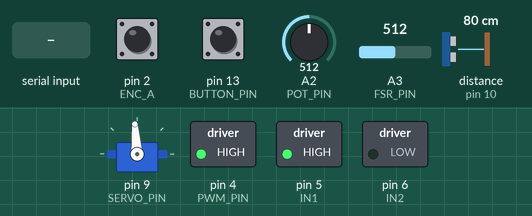
Recording of a sketch running on a simulated Arduino Uno, built with avr-gcc and run on an emulated ATmega328P. On the bench: servo, switched loads named in the sketch (green lamp = pin HIGH). Wiring (inferred from the names in the program): ultrasonic range finder: trigger pin 11; echo pin 10. The inputs (shaded band) are chosen by the test bench; at power-on: pin 2 (ENC_A) HIGH, pin 13 (BUTTON_PIN) LOW, A2 (POT_PIN) = 512, A3 (FSR_PIN) = 512, distance to the obstacle (sensor on pin 10) 80 cm. The echo pulse lasts 58.3 µs per cm; pins used as bus, display or sensor lines are not drawn; what the sketch prints to the serial monitor is not drawn.

Above: at 1.2 s.
1.3 s: "servo:150\n" received over Serial
At 2.3 s:
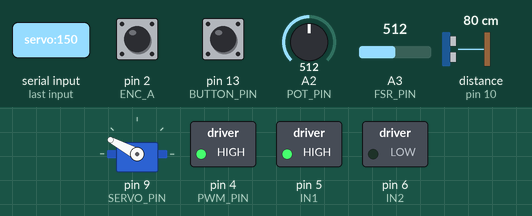
2.9 s: "servo:1\n" received over Serial
At 4.3 s:
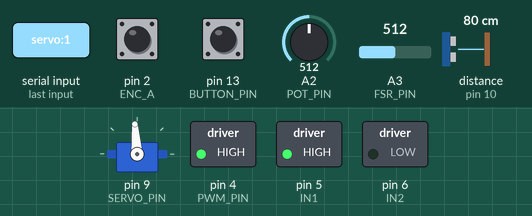
Timing chart, 0 to 5.9 s (numbered marks = the images above; inputs shaded):
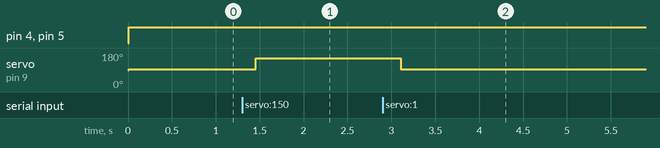

The sketch:

motor_lab_gui_arduino.ino
```cpp
#include <Servo.h>
#include <util/atomic.h>


//Servo
Servo myservo;
const uint16_t SERVO_PIN = 9;
////

//potentiometer
const uint16_t POT_PIN = A2;
uint16_t pot_deg = 0;
////

//ping sensor
const uint16_t PING_ECHO_PIN = 10;
const uint16_t PING_TRIG_PIN = 11;
const uint16_t SPEED_SOUND = 34;
const uint16_t MAX_PING_DISTANCE = 184;
uint32_t ping_distance = 0;
////

//fsr
const uint16_t FSR_PIN = A3;
uint32_t fsr_reading;
////

//stepper motor pins
const uint16_t STEP_PIN = 8;
const uint16_t STEP_DIR_PIN = 7;
const uint16_t STEP_EN_PIN = 12;

//stepper motor vars
uint16_t step_en_state = 0;
const uint16_t STEPS_PER_REV = 200;
uint32_t curr_step_angle = 0;
int curr_step_count = 0;
uint16_t step_dir = 0; //0 for CW, 1 for CCW

int target_pos = map(90, 0, 360, 0, 800);

////

//push button (will toggle step_en_state)
const uint16_t BUTTON_PIN = 13;
uint16_t button_state = LOW;
uint16_t last_button_state = LOW;

uint32_t last_debounce_time = 0;
uint32_t debounce_delay = 50; //in ms
////

//DC Motor pins
const uint16_t ENC_A = 2;
const uint16_t ENC_B = 3;
const uint16_t PWM_PIN = 4;
const uint16_t IN1 = 5;
const uint16_t IN2 = 6;

//DC motor vars
const uint16_t TOTAL_COUNT = 600;
volatile uint32_t encoder_count = 0;
uint16_t input_angle = 0;
uint16_t prev_angle;

//PID for position
volatile int posi = 0;
long prevT = 0;
float eprev = 0;
float eintegral = 0;
////

//force sensor
uint32_t force_val = 0;
////

int buf_len = 50;
uint16_t deg;
char pot_buf[50];
char ping_buf[50];
char force_buf[50];
char incoming_buf[50];

size_t read_len;
size_t write_len;
char *token;
bool manual = true;

int servo_speed_manual = 0;
int dc_speed_manual = 0;
int dc_pos_manual = 0;
int stepper_angle_manual = 0;

int servo_speed_sensor = 0;
int dc_speed_sensor = 0;
int stepper_angle_sensor = 0;


void setup() {
  Serial.begin(115200);

  //Servo setup
  myservo.attach(SERVO_PIN);

  //Ping sensor setup
  pinMode(PING_ECHO_PIN, INPUT);
  pinMode(PING_TRIG_PIN, OUTPUT);

  //DC Motor setup
  pinMode(ENC_A, INPUT); // ENCODER_A as Input
  pinMode(ENC_B, INPUT); // ENCODER_B as Input
  pinMode(IN1, OUTPUT);
  pinMode(IN2, OUTPUT);
  pinMode(PWM_PIN, OUTPUT); // sets motor velocity
  attachInterrupt(digitalPinToInterrupt(ENC_A),read_encoder, RISING);

  //Stepper motor setup
  pinMode(STEP_DIR_PIN, OUTPUT);
  pinMode(STEP_EN_PIN, OUTPUT);
  pinMode(STEP_PIN, OUTPUT);

  //Push button setup
  pinMode(BUTTON_PIN, INPUT);
}


void loop() {

  uint16_t button_reading = digitalRead(BUTTON_PIN);

  //Serial.println("Reading: " + String(button_reading));
  //Serial.println("Reading: " + String(button_reading) + " Saved State: " + String(step_en_state));

  //digitalWrite(STEP_EN_PIN, LOW);
  enable_stepper(button_reading);

  while(Serial.available() > 0) {
    read_len = Serial.readBytesUntil('\n', incoming_buf, buf_len);
    if(read_len >= buf_len) continue;
    incoming_buf[read_len] = '\0';
    token = strtok(incoming_buf, ":");

    if(token != NULL){
      if(strcmp(token, "manual") == 0){
        token = strtok(NULL, ":");
        if(token != NULL){
          if(strcmp(token, "true") == 0){
            manual = true;
          }else if(strcmp(token, "false") == 0){
            manual = false;
          }
        }
      }
      else if(strcmp(token, "servo") == 0){
        token = strtok(NULL, ":");
        if(token != NULL){
          servo_speed_manual = strtol(token, NULL, 10);
        }
      }else if(strcmp(token, "dc_speed") == 0){
        token = strtok(NULL, ":");
        if(token != NULL){
          dc_speed_manual = strtol(token, NULL, 10);
        }
       }else if(strcmp(token, "dc_pos") == 0){
        token = strtok(NULL, ":");
        if(token != NULL){
          dc_pos_manual = strtol(token, NULL, 10);
        }
      }else if(strcmp(token, "stepper") == 0){
        token = strtok(NULL, ":");
        if(token != NULL){
          stepper_angle_manual = strtol(token, NULL, 10);
        }
      }
    }
  }


  pot_deg = read_potentiometer();
  ping_distance = read_ping_sensor();
  fsr_reading = read_fsr();

  Serial.println("FSR Reading: " + String(fsr_reading));

  servo_speed_sensor = map(pot_deg, 0, 180, -50, 50);
  stepper_angle_sensor = map(ping_distance, 0, MAX_PING_DISTANCE, 0, 360);

  if(manual){
    if (fsr_reading >= 2) {
      adjust_servo_speed(0);

    } else{
      adjust_servo_speed(servo_speed_manual);
    }
//    adjust_dc_pos(180);
    adjust_stepper_angle(stepper_angle_manual);


    // motor power
    int pwr = abs(dc_speed_manual);

    if(pwr > 255){
      pwr = 255;
    }

    // motor direction
    int dir = 1;
    if(dc_speed_manual < 0){
      dir = -1;
    }

    // signal the motor
    set_motor(dir,IN2,pwr,IN1,IN2);

  }else{
    if (fsr_reading >= 2){
      adjust_servo_speed(0);
    } else{
      adjust_servo_speed(servo_speed_sensor);
    }
    //adjust_dc_pos(dc_speed_manual);
    adjust_stepper_angle(stepper_angle_sensor);
  }


  write_len = sprintf(pot_buf, "potentiometer:%d\n", pot_deg);
  Serial.write(pot_buf, write_len);

  write_len = sprintf(ping_buf,"ultrasonic:%d\n", ping_distance);
  Serial.write(ping_buf, write_len);


  delay(200);

}

uint16_t read_potentiometer() {
  uint16_t pot_in = analogRead(POT_PIN);
  uint16_t pot_deg = map(pot_in, 0, 1023, 0, 180);
  return pot_deg;
}

uint32_t read_ping_sensor() {
  uint32_t time_ms = 0;
  uint32_t distance_cm = 0;

  // generates 40kHz ultrasonic pulse for 10ms
  digitalWrite(PING_TRIG_PIN, HIGH);
  delayMicroseconds(10);
  digitalWrite(PING_TRIG_PIN, LOW);

  // reads sound wave travel time (ms/bit) from echoPin
  time_ms = pulseIn(PING_ECHO_PIN, HIGH);

  // calculates the distance (div. by 2 for time of flight)
  distance_cm = time_ms * SPEED_SOUND / 2 / 1000;
  return distance_cm;
}

uint32_t read_fsr() {
  uint16_t fsr_in = analogRead(FSR_PIN);
  uint32_t fsr_f = 0;

  // analog voltage reading ranges from about 0 to 1023 which maps to 0V to 5V (= 5000mV)
  uint32_t fsr_v = map(fsr_in, 0, 1023, 0, 5000);

  if (fsr_v != 0) {
    // The voltage = Vcc * R / (R + FSR) where R = 10K and Vcc = 5V
    // so FSR = ((Vcc - V) * R) / V        yay math!
    uint32_t fsr_r = 5000 - fsr_v;     // fsrVoltage is in millivolts so 5V = 5000mV
    fsr_r *= 10000;                // 10K resistor
    fsr_r /= fsr_v;
    uint32_t fsr_g = 1000000;           // we measure in micromhos so
    fsr_g /= fsr_r;

    // Use the two FSR guide graphs to approximate the force
    if (fsr_g <= 1000) {
      fsr_f = fsr_g / 80;
    } else {
      fsr_f = fsr_g - 1000;
      fsr_f /= 30;
    }
  }
  return fsr_f;
}


void adjust_servo_speed(int servo_speed) {
  myservo.writeMicroseconds(map(servo_speed,-50 ,50, 1309, 1710));
}

void enable_stepper(uint16_t reading){
  // If the switch changed, due to noise or pressing:
  if (reading != last_button_state) {
    // reset the debouncing timer
    last_debounce_time = millis();
  }

  if ((millis() - last_debounce_time) > debounce_delay) {
    // whatever the reading is at, it's been there for longer than the debounce
    // delay, so take it as the actual current state:

    // if the button state has changed:
    if (reading != button_state) {
      button_state = reading;

      // only enable the tepper if the new button state is HIGH
      if (button_state == HIGH) {
        step_en_state = !step_en_state;
      }
    }
  }

  // set the stepper driver enable state
  digitalWrite(STEP_EN_PIN, step_en_state);
  // save the reading. Next time through the loop, it'll be the lastButtonState:
  last_button_state = reading;
}

void adjust_stepper_angle(int target_angle){
  if (curr_step_angle > target_angle){
    step_dir = 1;
  }else{
    step_dir = 0;
  }

  digitalWrite(STEP_DIR_PIN, step_dir);

  curr_step_angle = map(curr_step_count,0,200,0,360);

  while (abs(curr_step_angle - target_angle) > 2){
    if (step_dir) {
      curr_step_count--;
    }else{
      curr_step_count++;
    }
    curr_step_angle = map(curr_step_count,0,200,0,360);

    digitalWrite(STEP_PIN, HIGH);
    delayMicroseconds(1000);
    digitalWrite(STEP_PIN, LOW);
    delayMicroseconds(1000);
  }
  return;
}

void val_adjust_stepper_angle(int target_angle){
  curr_step_angle = map(curr_step_count,0,STEPS_PER_REV,0,360);

  while (abs(curr_step_angle - target_angle) > 2){
    if ((curr_step_angle > target_angle && abs(curr_step_angle - target_angle) < 180) ||
        (curr_step_angle < target_angle && abs(curr_step_angle - target_angle) >= 180)){
      curr_step_count--;
      digitalWrite(STEP_DIR_PIN, HIGH);
    }else{
      curr_step_count++;
      digitalWrite(STEP_DIR_PIN, LOW);
    }
    digitalWrite(STEP_PIN, HIGH);
    delayMicroseconds(1000);
    digitalWrite(STEP_PIN, LOW);
    delayMicroseconds(1000);
    curr_step_count %= STEPS_PER_REV;
    curr_step_angle = map(curr_step_count,0,STEPS_PER_REV,0,360);
  }
  return;
}


void adjust_dc_pos(uint16_t target){
  // set target position
  //int target = 1200;
  //int target = 250*sin(prevT/1e6);
  target_pos = map(target, 0, 360, 0, 800);

  // PID constants
  float kp = 1;
  float kd = 0.025;
  float ki = 0.0;

  // time difference
  long currT = micros();
  float deltaT = ((float) (currT - prevT))/( 1.0e6 );
  prevT = currT;

  // Read the position in an atomic block to avoid a potential
  // misread if the interrupt coincides with this code running
  // see: https://www.arduino.cc/reference/en/language/variables/variable-scope-qualifiers/volatile/
  int pos = 0;
  ATOMIC_BLOCK(ATOMIC_RESTORESTATE) {
    pos = posi;
  }

  // error
  int e = pos - target_pos;

  // derivative
  float dedt = (e-eprev)/(deltaT);

  // integral
  eintegral = eintegral + e*deltaT;

  // control signal
  float u = kp*e + kd*dedt + ki*eintegral;

  // motor power
  float pwr = fabs(u);
  if( pwr > 255 ){
    pwr = 255;
  }

  // motor direction
  int dir = 1;
  if(u<0){
    dir = -1;
  }

  // signal the motor
  set_motor(dir,pwr,PWM_PIN,IN1,IN2);

  // store previous error
  eprev = e;

  Serial.print(target_pos);
  Serial.print(" ");
  Serial.print(pos);
  Serial.println();

}

void read_encoder(){
  int b = digitalRead(ENC_B);
  if(b > 0){
    posi++;
  }
  else{
    posi--;
  }
}

void set_motor(int dir, int pwmPin, int pwmVal, int in1, int in2) {
  analogWrite(IN2,pwmVal); // Motor speed
  if (dir == 1){
    // Turn one way
    digitalWrite(4,HIGH);
    digitalWrite(IN1,HIGH);
  }
  else if (dir == -1){
    // Turn the other way
    digitalWrite(IN1,LOW);
    digitalWrite(4,HIGH);
  }
  else{
    // Or dont turn
    digitalWrite(IN1,LOW);
    digitalWrite(IN2,LOW);
  }
}
```

Measured:
- after the input at 1.3 s, servo on pin 9 (SERVO_PIN): 94° → 152° after 0.15 s
- after the input at 2.9 s, servo on pin 9 (SERVO_PIN): 152° → 94° after 0.21 s
